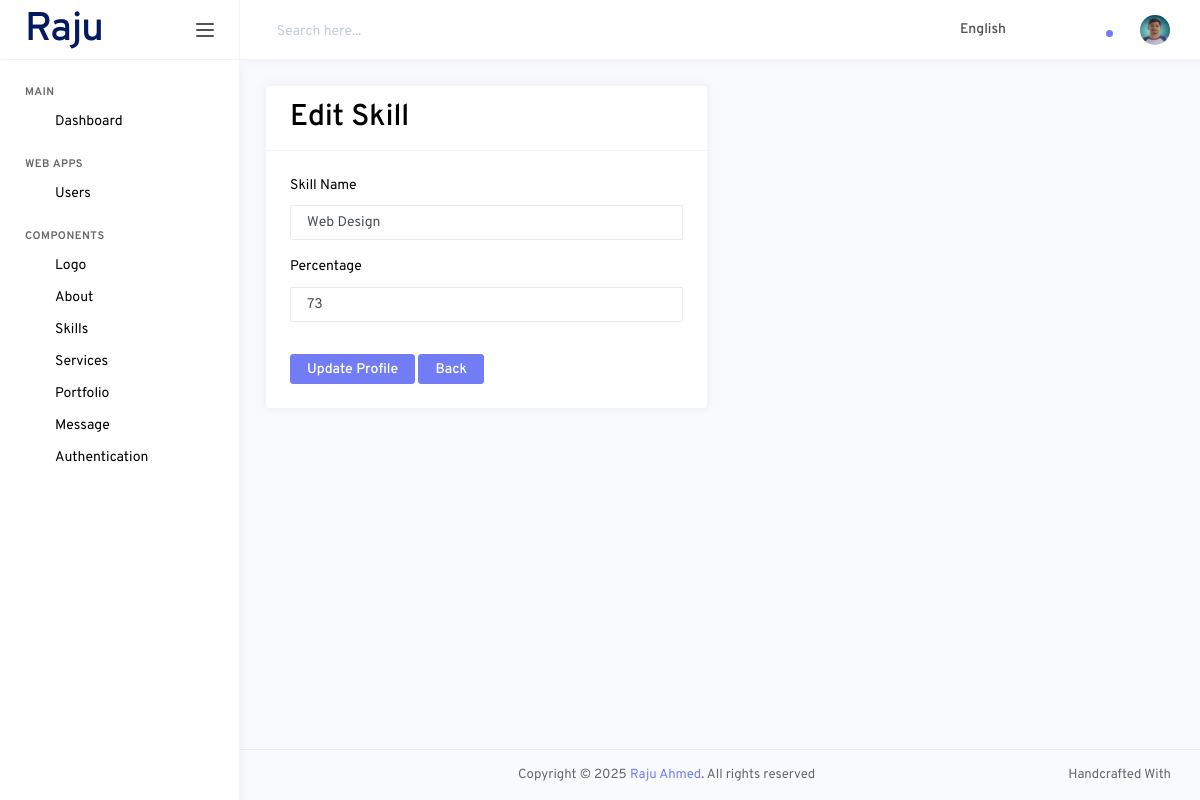
Screenshot of /components/skill/edit.php?id=1 (signed in) with the database file from the repository.
### tables this page shows
CREATE TABLE `users` (
  `id` int NOT NULL,
  `name` varchar(255) NOT NULL,
  `email` varchar(255) NOT NULL,
  `password` varchar(255) NOT NULL,
  `photo` varchar(255) DEFAULT NULL
);

CREATE TABLE `skills` (
  `id` int NOT NULL,
  `skill_name` varchar(100) NOT NULL,
  `percentage` int NOT NULL,
  `status` int NOT NULL DEFAULT '0'
);

### components/skill/edit.php (the view, shortened to what this page needs)
<?php
require '../../db.php';
require '../../includes/header.php';
$id = $_GET['id'];
$sql = "SELECT * FROM skills WHERE id='$id'";
$result = mysqli_query($conn, $sql);
$row = mysqli_fetch_assoc($result);
?>
<div class="row">
    <div class="col-lg-6">
        <div class="card card-default">
            <div class="card-header card-header-border-bottom d-flex justify-content-between align-items-center">
                <h3>Edit Skill</h3>
            </div>
            <div class="card-body">
                <form action="update.php" method="POST" multiple="multiple" enctype="multipart/form-data">
                    <div class="form-group">
                        <label for="name">Skill Name</label>
                        <input type="text" name="skill_name" value="<?= $row['skill_name']?>" class="form-control" id="name">
                    </div>
                    <div class="form-group mt-3">
                        <label for="percentage">Percentage</label>
                        <input type="number" name="percentage" value="<?= $row['percentage']?>" class="form-control" id="percentage">
                    </div>
                    <button type="submit" class="btn btn-primary mt-3">Update Profile</button>
                    <a href="/WDLV2403/components/skill/skill.php" class="btn btn-primary mt-3">Back<a/>
                </form>
            </div>
        </div>
    </div>
</div>
<?php
require "../../includes/footer.php";
?>

### includes/header.php (shortened to what this page needs)
<?php
$logged_id = $_SESSION['logged_id'];
$sql = "SELECT * FROM users WHERE id = '$logged_id'";
$result = mysqli_query($conn, $sql);
$row = mysqli_fetch_assoc($result);
?>
<!DOCTYPE html>
<html lang="en">
<head>
    <link rel="stylesheet" href="/wdlv2403/dashboard/assets/vendors/core/core.css">
    <link rel="stylesheet" href="/wdlv2403/dashboard/assets/vendors/bootstrap-datepicker/bootstrap-datepicker.min.css">
    <link rel="stylesheet" href="/wdlv2403/dashboard/assets/fonts/feather-font/css/iconfont.css">
    <link rel="stylesheet" href="https://cdn.datatables.net/2.2.2/css/dataTables.dataTables.css" />
    <link rel="stylesheet" href="/wdlv2403/dashboard/assets/vendors/flag-icon-css/css/flag-icon.min.css">
    <link rel="stylesheet" href="/wdlv2403/dashboard/assets/css/demo_1/style.css">
</head>
<body>
<div class="main-wrapper">
    <nav class="sidebar">
        <div class="sidebar-header">
            <a href="" class="sidebar-brand">
                <h2>Raju</h2>
            </a>
            <div class="sidebar-toggler not-active">
                <span></span>
                <span></span>
                <span></span>
            </div>
        </div>
        <div class="sidebar-body">
            <ul class="nav">
                <li class="nav-item nav-category">Main</li>
                <li class="nav-item">
                    <a href="/wdlv2403/dashboard.php" class="nav-link">
                        <i class="link-icon" data-feather="box"></i>
                        <span class="link-title">Dashboard</span>
                    </a>
                </li>
                <li class="nav-item nav-category">web apps</li>
                <li class="nav-item">
                    <a class="nav-link" href="/wdlv2403/users/user.php" >
                        <i class="link-icon" data-feather="users"></i>
                        <span class="link-title">Users</span>
                    </a>
                </li>
                <li class="nav-item nav-category">Components</li>
                <li class="nav-item">
                    <a class="nav-link" href="/WDLV2403/components/logo/logo.php">
                        <i class="link-icon" data-feather="feather"></i>
                        <span class="link-title">Logo</span>
                    </a>
                </li>
                <li class="nav-item">
                    <a class="nav-link" href="/WDLV2403/components/about/about.php">
                        <i class="link-icon" data-feather="user"></i>
                        <span class="link-title">About</span>
                    </a>
                </li>
                <li class="nav-item">
                    <a class="nav-link" href="/WDLV2403/components/skill/skill.php">
                        <i class="link-icon" data-feather="inbox"></i>
                        <span class="link-title">Skills</span>
                    </a>
                </li>
                <li class="nav-item">
                    <a class="nav-link" href="/WDLV2403/components/services/service.php">
                        <i class="link-icon" data-feather="pie-chart"></i>
                        <span class="link-title">Services</span>
                    </a>
                </li>
                <li class="nav-item">
                    <a class="nav-link" href="/WDLV2403/components/portfolio/portfolio.php">
                        <i class="link-icon" data-feather="layout"></i>
                        <span class="link-title">Portfolio</span>
                    </a>
                </li>
                <li class="nav-item">
                    <a class="nav-link" href="/WDLV2403/components/message/message.php">
                        <i class="link-icon" data-feather="inbox"></i>
                        <span class="link-title">Message</span>
                    </a>
                </li>
                <li class="nav-item">
                    <a class="nav-link" data-toggle="collapse" href="#authPages" role="button" aria-expanded="false" aria-controls="authPages">
                        <i class="link-icon" data-feather="unlock"></i>
                        <span class="link-title">Authentication</span>
                        <i class="link-arrow" data-feather="chevron-down"></i>
                    </a>
                </li>
            </ul>
        </div>
    </nav>
    <div class="page-wrapper">
        <nav class="navbar">
            <div class="navbar-content">
                <form class="search-form">
                    <div class="input-group">
                        <input type="text" class="form-control" id="navbarForm" placeholder="Search here...">
                    </div>
                </form>
                <ul class="navbar-nav">
                    <li class="nav-item dropdown">
                        <a class="nav-link dropdown-toggle" href="#" id="languageDropdown" role="button" data-toggle="dropdown" aria-haspopup="true" aria-expanded="false">
                            <i class="flag-icon flag-icon-us mt-1" title="us"></i> <span class="font-weight-medium ml-1 mr-1 d-none d-md-inline-block">English</span>
                        </a>
                    </li>
                    <li class="nav-item dropdown nav-apps">
                    </li>
                    <li class="nav-item dropdown nav-messages">
                    </li>
                    <li class="nav-item dropdown nav-notifications">
                        <a class="nav-link dropdown-toggle" href="#" id="notificationDropdown" role="button" data-toggle="dropdown" aria-haspopup="true" aria-expanded="false">
                            <div class="indicator">
                                <div class="circle"></div>
                            </div>
                        </a>
                    </li>
                    <li class="nav-item dropdown nav-profile">
                        <a class="nav-link dropdown-toggle" href="#" id="profileDropdown" role="button" data-toggle="dropdown" aria-haspopup="true" aria-expanded="false">
                            <?php
                            if ($row['photo'] == '') {
                                echo '<img src="/wdlv2403/uploads/user/default_user.png" width="200" />';
                            } else {
                                echo '<img src="/wdlv2403/uploads/user/'.$row['photo'].'" width="250" />';
                            }
                            ?>
                        </a>
                    </li>
                </ul>
            </div>
        </nav>
        <div class="page-content">

### rows the page displays
users: photo (picture)
skills: skill_name "Web Design", percentage "73"
